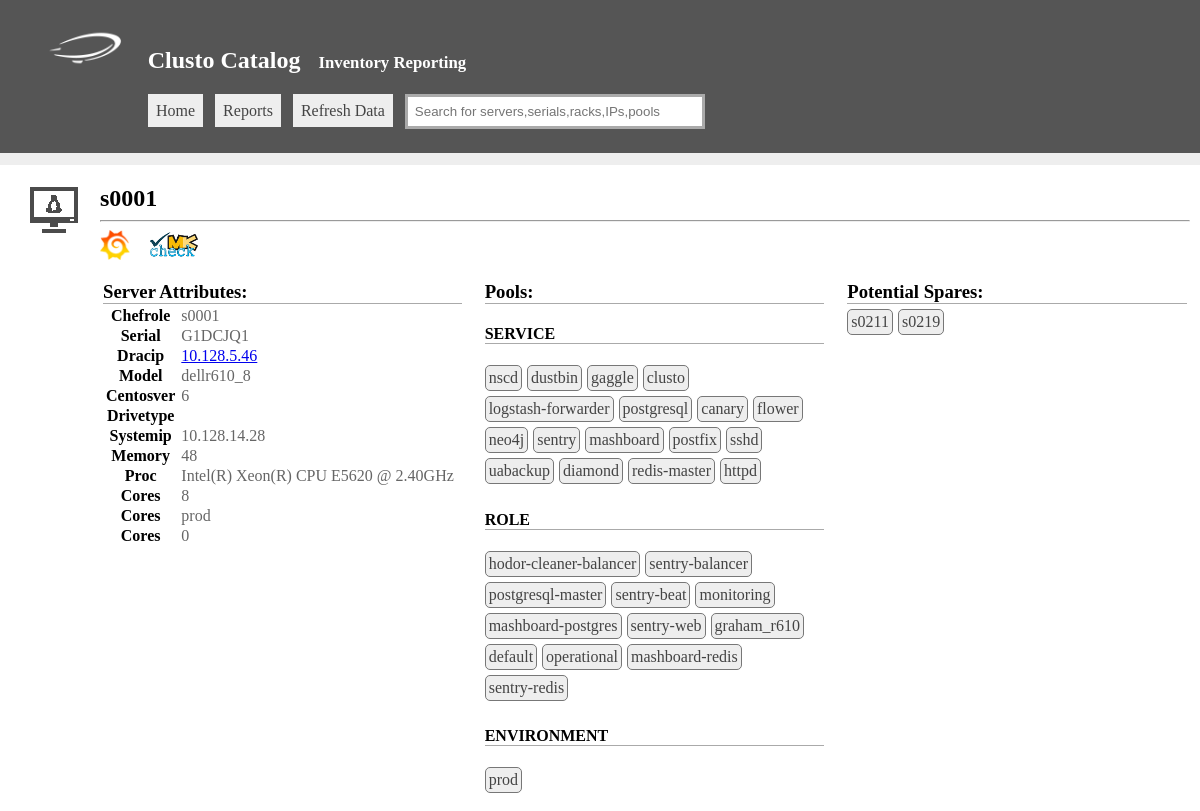
The app's page /view.php?type=server&id=594 with its own data.
### tables this page shows
CREATE TABLE 'server' ('id'  INTEGER PRIMARY KEY,'name'  TEXT,'chef_role'  TEXT,'serial'  TEXT,'dracip'  TEXT,'model'  TEXT,'aws_ami'  TEXT,'centosver'  TEXT,'drivetype'  TEXT,'drivecount'  INTEGER,'aws_instance_id'  TEXT,'systemip'  TEXT,'memory'  INTEGER,'proc'  TEXT,'cores'  INTEGER,'cpus'  INTEGER,'env'  TEXT,'tengb'  BOOL,'raid'  TEXT);

CREATE TABLE 'pool' ('id'  INTEGER PRIMARY KEY,'name'  TEXT,'type'  TEXT);

### connectors.php (called while the page is built, shortened)
<?php
class sqlite
{
	function __construct($config){
		$this->config=$config;
	}
	public function search($q){
		$ret=array();
		$hdl=new SQLite3($this->config['filename']);
		$result = $hdl->query($q);
		if($result) {
			while ($row = @$result->fetchArray(SQLITE3_ASSOC)) {
				$ret[] = $row;
			}
		}
		return $ret;
	}
}

### config.php (called while the page is built, shortened)
<?php
$displayoptions['server']['name']=array('disp'=>'Name',    'tab'=>'server',    'col'=>'name');
$displayoptions['server']['Serial']=array('disp'=>'Serial',    'tab'=>'server',    'col'=>'serial');
$displayoptions['server']['Model']=array('disp'=>'Model',      'tab'=>'server',    'col'=>'model');
$displayoptions['server']['Chefrole']=array('disp'=>'Chefrole',      'tab'=>'server',    'col'=>'chef_role');
$displayoptions['server']['Dracip']=array('disp'=>'Dracip',      'tab'=>'server',    'col'=>'dracip');
$displayoptions['server']['Systemip']=array('disp'=>'Systemip',      'tab'=>'server',    'col'=>'systemip');
$displayoptions['server']['Centosver']=array('disp'=>'Centosver ',      'tab'=>'server',    'col'=>'centosver');
$displayoptions['server']['Drivetype']=array('disp'=>'Drivetype',      'tab'=>'server',    'col'=>'drivetype');
$displayoptions['server']['Drivecount']=array('disp'=>'Drivecount',      'tab'=>'server',    'col'=>'drivecount');
$displayoptions['server']['Memory']=array('disp'=>'Memory',      'tab'=>'server',    'col'=>'memory');
$displayoptions['server']['Proc']=array('disp'=>'Proc',      'tab'=>'server',    'col'=>'proc');
$displayoptions['server']['Cores']=array('disp'=>'Cores',      'tab'=>'server',    'col'=>'cores');
$displayoptions['server']['Type']=array('disp'=>'Type',      'tab'=>'s2',    'col'=>'servertype');
$displayoptions['server']['Rack']=array('disp'=>'Rack',      'tab'=>'rack',    'col'=>'name');
$displayoptions['server']['Raid']=array('disp'=>'Raid',      'tab'=>'server',    'col'=>'raid');

### templates/server.php (the view, shortened to what this page needs)
<?php
$serverinfo=$sqlite->search("select *,(case when server.name like 's%' then 'physical' when server.name like 'e%' then 'aws' else 'unknown' end) AS servertype from server where id='$id'");
$serverinfo=$serverinfo[0];
$serverpools=$sqlite->search("select distinct pool.name,pool.id,pool.type from poolservermap left join pool on poolservermap.poolid = pool.id where poolservermap.serverid = $id");
if($serverinfo){
    echo "<img src='./images/icons/linux.png' style='opacity:.7;float:left;margin-right:15px'/>";
    echo "<div style='padding-left:70px'>";
    echo "<h2>".$serverinfo['name']."</h2><hr>";
    $to=(time()*1000);
    $from=($to - 60*60*3000);
    echo "<a style='text-decoration:none' target='_blank' href='https://grafana.prod.urbanairship.com/dashboard/db/server-overview?from=$from&to=$to&var-server=".$serverinfo['name']."'>
    <img style='vertical-align:middle;height:30px' src='./images/grafanalogo.png' /></a>&nbsp;&nbsp;&nbsp;&nbsp;";
    echo "<a style='text-decoration:none' target='_blank' href='https://monitoring.prod.urbanairship.com/check_mk/view.py?view_name=host&host=".$serverinfo['name']."'>
    <img style='vertical-align:middle;height:30px' src='./images/checkmklogo.png' /></a><br /><br />";
    echo "<table><tr><td style='width:30%;'>";
    echo "<h3 style='border-bottom:1px solid #aaa;margin:0px'>Server Attributes:</h3>";
    echo "<table class='stats'>";
    if($serverinfo['servertype']=='aws'){
        $fields=array('aws_instance_id','aws_ami');
    }else {
        $fields = array('serial','model','dracip','drivetype','drivercount','memory','proc','cores','tengb');
    }
    $common=array('systemip','chef_role','centosver','env');
    $fields=array_merge($fields,$common);
    foreach($serverinfo as $k=>$server){
        if(in_array($k,$fields)) {
            $displayoptions['server']['name']=array('disp'=>'Name',    'tab'=>'server',    'col'=>'name');
            foreach($displayoptions['server'] as $option){
                if($option['col']==$k){
                    $disp=$option['disp'];
                }
            }
            if($k=='dracip'){
                $server="<a target='_blank' href='https://$server'>$server</a>";
            }
            echo "<tr><th>".$disp."</th><td>" . $server . "</td></tr>";
        }
    }
    echo "</table>";
    echo "</td><td style='width:30%;padding-left:20px;'>";
    if($serverpools){
        echo "<h3 style='border-bottom:1px solid #aaa;margin:0px'>Pools:</h3>";
        foreach($serverpools as $pool){
            $mypools[$pool['type']][]=$pool;
        }
        foreach($mypools as $cat=>$pools){
            echo "<h4 style='border-bottom:1px solid #aaa'>".strtoupper(str_replace("_pool","",$cat))."</h4>";
            foreach($pools as $pool){
                echo "<a href='./view.php?type=pool&id=".$pool['id']."' class='floatbox'>".$pool['name']."</a>";
            }
        }
    }
    if($serverinfo['servertype']=='physical'){
        echo "</td><td style='width:30%;padding-left:20px;'>";
        echo "<h3 style='border-bottom:1px solid #aaa;margin:0px;margin-bottom:5px'>Potential Spares:</h3>";
        $spareq="select * from server where
                    drivecount = '".$serverinfo['drivecount']."'  and
                    model = '".$serverinfo['model']."' and
                    env != 'prod' and env != 'stag'
                    and memory >= '".$serverinfo['memory']."'
                    and cores = '".$serverinfo['cores']."'
                    and proc = '".$serverinfo['proc']."'
                    and drivecount = '".$serverinfo['drivecount']."'
         ";
        $spareresults=$sqlite->search($spareq);
        if($spareresults){
            foreach($spareresults as $server){
                echo "<a target='_blank' href='./view.php?type=server&id=".$server['id']."' class='floatbox'>".$server['name']."</a>";
            }
        }else{
            echo "No spares found";
        }
    }
    echo "</td></tr></table>";
    echo "</div>";
}

### mainstyle.css (style rules this page uses)
body { padding:0xp;margin:0px; }
#viewbox h2 { margin:0px }
.floatbox { display:inline-block;padding:3px;border:1px solid #777; border-radius:5px;background:#eee;color:#444;text-decoration:none;background:#eee;margin-right:5px;margin-bottom:5px; }
table.stats { border:2px solid #fff;padding:3px;border-collapse: collapse }
table.stats td { padding-left:5px;color:#666 }
td { vertical-align:top }

### records on screen
server: name "s0001", chef_role "s0001", serial "G1DCJQ1", dracip "10.128.5.46", model "dellr610_8", centosver "6", systemip "10.128.14.28", memory "48", proc "Intel(R) Xeon(R) CPU E5620 @ 2.40GHz", cores "8", env "prod", tengb "0"
pool: name "nscd"
pool: name "dustbin"
pool: name "gaggle"
pool: name "clusto"
pool: name "logstash-forwarder"
pool: name "postgresql"
pool: name "canary"
pool: name "flower"
pool: name "neo4j"
pool: name "sentry"
pool: name "mashboard"
pool: name "postfix"
pool: name "sshd"
pool: name "uabackup"
pool: name "diamond"
pool: name "redis-master"
pool: name "httpd"
pool: name "hodor-cleaner-balancer"
pool: name "sentry-balancer"
pool: name "postgresql-master"
pool: name "sentry-beat"
pool: name "monitoring"
pool: name "mashboard-postgres"
pool: name "sentry-web"
pool: name "graham_r610"
pool: name "default"
pool: name "operational"
pool: name "mashboard-redis"
pool: name "sentry-redis"
pool: name "prod"
server: name "s0211"
server: name "s0219"

### other values on screen
$mastertitle "Clusto Catalog"
$tagline "Inventory Reporting"
$disp "Chefrole"
$disp "Serial"
$disp "Dracip"
$disp "Model"
$disp "Centosver"
$disp "Drivetype"
$disp "Systemip"
$disp "Memory"
$disp "Proc"
$disp "Cores"
str_replace("_pool","",$cat) "SERVICE"
str_replace("_pool","",$cat) "ROLE"
str_replace("_pool","",$cat) "ENVIRONMENT"
